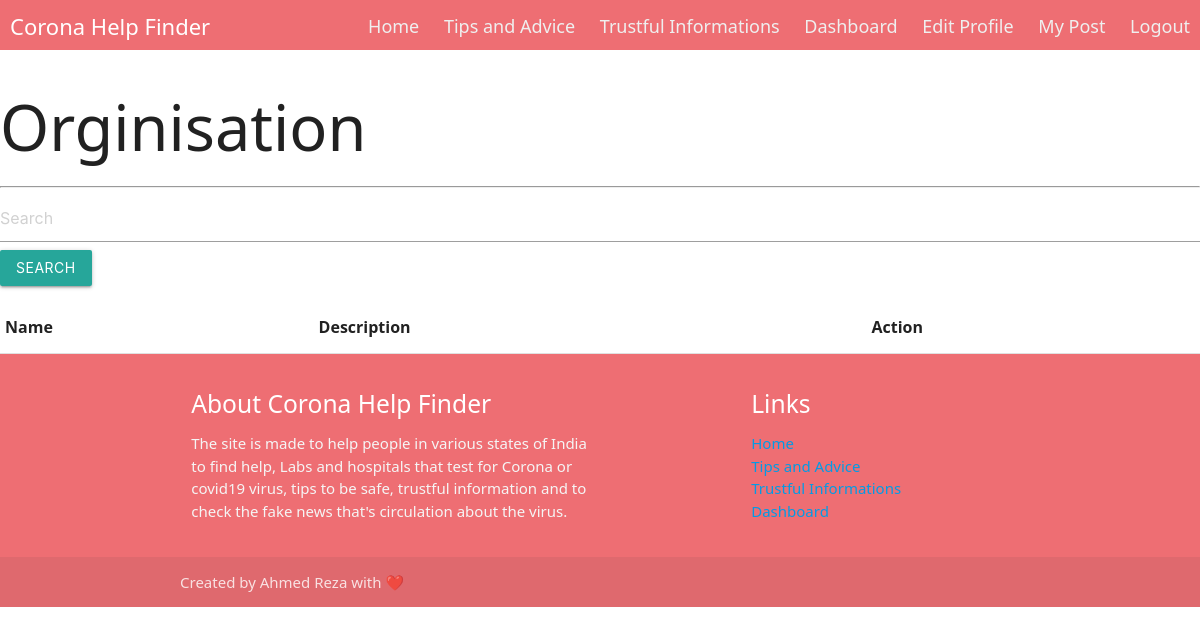
The page /covid/myprofile/ (signed in) on the database as committed earlier.
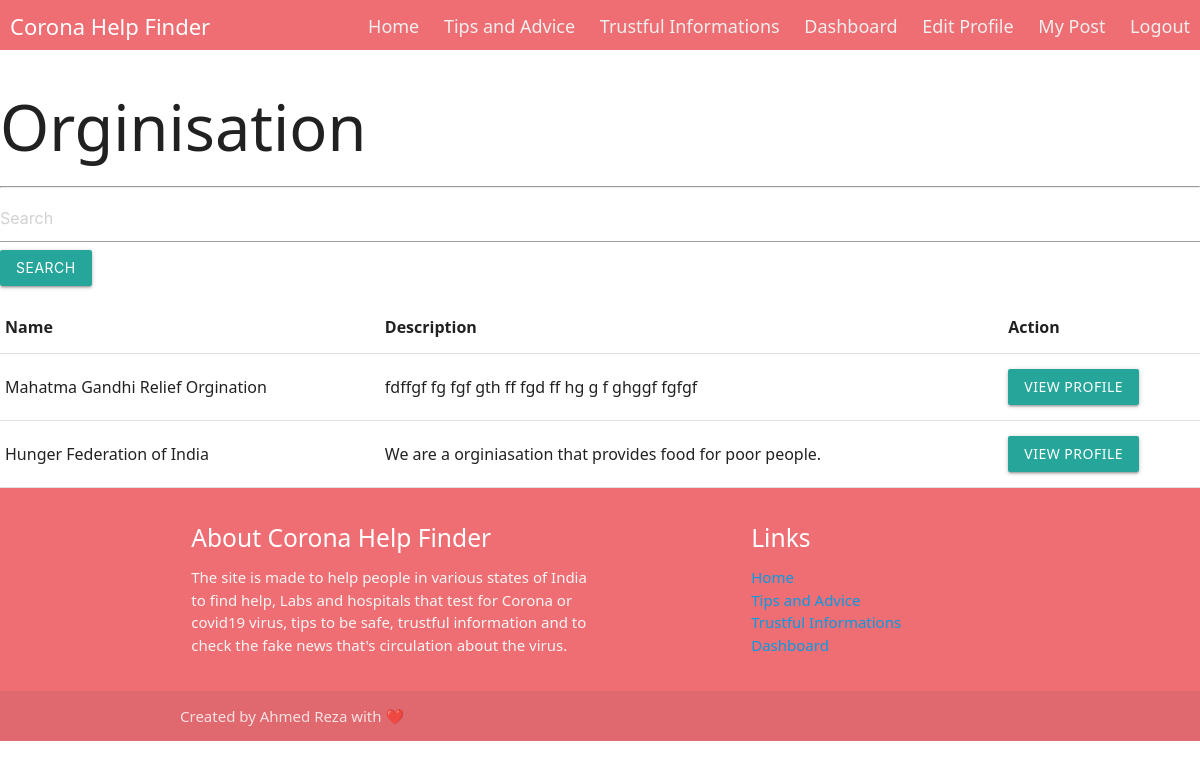
The same page on the database as committed later.
### covid/models.py (models this page shows, shortened)
class MyProfile(models.Model):
	name = models.CharField(max_length = 500)
	user = models.OneToOneField(to=User, on_delete=CASCADE)
	address = models.TextField(null=True, blank=True)
	gender = models.CharField(max_length=20, default="Male", choices=(("Male", 'Male'), ("Female", "Female"), ("LGBTQ", "LGBTQ")))
	phone_no = models.CharField(validators=[RegexValidator("^0?[5-9]{1}\d{9}$")], max_length=15, null=True, blank=True)
	description = models.CharField(max_length = 240, null=True, blank=True)
	pic = models.ImageField(upload_to = "image\\", null=True)
	donation_given = models.IntegerField(null=True, blank=True)
	donation_recived = models.IntegerField(null=True, blank=True)
	purpose = models.TextField(null=True, blank=True)

### covid/views.py (the view)
# urls.py: path('myprofile/', views.MyProfileListView.as_view()),
@method_decorator(login_required, name="dispatch")
class MyProfileListView(ListView):
    model = MyProfile
    def get_queryset(self):
        si = self.request.GET.get("si")
        if si == None:
            si = ""
        profList = MyProfile.objects.filter(Q(name__icontains = si) | Q(phone_no__icontains = si)).order_by("-id");
        return profList

### covid/templates/covid/myprofile_list.html
{% extends 'base.html' %}
{% block content %}
<div class="p-5">
<h1 class="myhead2">Orginisation</h1>
<hr>
<form class="form-inline">
<input class="form-control mr-3" placeholder="Search" value="{{ request.GET.si }}" type="text" name="si" />
<input class="btn btn-dark mr-3" type="submit" value="Search" />
</form>
<table class="table my-3">
    <thead class="thead-dark">
        <tr>
            <th>Name</th>
            <th>Description</th>
            <th>Action</th>
        </tr>
    </thead>
{% for n1 in myprofile_list %}
        <tr>
            <td>{{n1.name}}</td>
            <td>{{n1.description}}</td>
            <td>
            <a class="btn btn-dark btn-sm" href='/covid/myprofile/{{n1.id}}'>View Profile</a>
            </td>
        </tr>
{% endfor %}
</table>
</div>
{% endblock %}

### covid/templates/base.html (shortened to what this page needs)
{% load staticfiles %}
{% load static %}
<html lang="en">
<head>
	<link rel="stylesheet" type="text/css" href="{% static "css/style.css" %}">
	<link rel="stylesheet" href="https://cdnjs.cloudflare.com/ajax/libs/materialize/1.0.0/css/materialize.min.css">
</head>
<body>
  <div class="nav">
  <div class="nav-header">
    <div class="nav-title">
      Corona Help Finder
    </div>
  </div>
  <div class="nav-links">
    <a href="/">Home</a>
    <a href="/tips">Tips and Advice</a>
    <a href="/info">Trustful Informations</a>
    <a href="/dashboard">Dashboard</a>
    <a href="/covid/profile/edit/{{ user.myprofile.id }}">Edit Profile</a>
    <a href="/covid/mypost/">My Post</a>
    {% if user.is_authenticated %}
    <a href="/accounts/logout">Logout</a>
    {% else %}
    <a href="/accounts/login">Login</a>
    {% endif %}
  </div>
</div>
{% block content %}
{% endblock content %}
<footer class="page-footer">
          <div class="container">
            <div class="row">
              <div class="col l6 s12">
                <h5 class="white-text">About Corona Help Finder</h5>
                <p class="grey-text text-lighten-4">The site is made to help people in various states of India to find help, Labs and hospitals that test for Corona or covid19 virus, tips to be safe, trustful information and to check the fake news that's circulation about the virus.</p>
              </div>
              <div class="col l4 offset-l2 s12">
                <h5 class="white-text">Links</h5>
                <ul>
                  <li><a href="/">Home</a></li>
                  <li><a href="/tips">Tips and Advice</a></li>
                  <li><a href="/info">Trustful Informations</a></li>
                  <li><a href="/dashboard">Dashboard</a></li>
                </ul>
              </div>
            </div>
          </div>
          <div class="footer-copyright">
            <div class="container">
            Created by Ahmed Reza with ❤️
            </div>
          </div>
        </footer>
</body>
</html>

### covid/static/css/style.css (style rules this page uses)
* { box-sizing: border-box; }
body { margin: 0px; font-family: 'segoe ui'; }
.nav { height: 50px; width: 100%; background-color: #ee6e73; position: relative; }
.nav > .nav-header { display: inline; }
.nav > .nav-header > .nav-title { display: inline-block; font-size: 22px; color: #fff; padding: 10px 10px 10px 10px; }
.nav > .nav-links { display: inline; float: right; font-size: 18px; }
.nav > .nav-links > a { display: inline-block; padding: 13px 10px 13px 10px; text-decoration: none; color: #efefef; }

Rows that differ between the two databases and show on the page:
added MyProfile: name "Mahatma Gandhi Relief Orgination", description "fdffgf fg fgf gth ff fgd ff hg g f ghggf fgfgf"
added MyProfile: name "Hunger Federation of India", description "We are a orginiasation that provides food for poor people."
